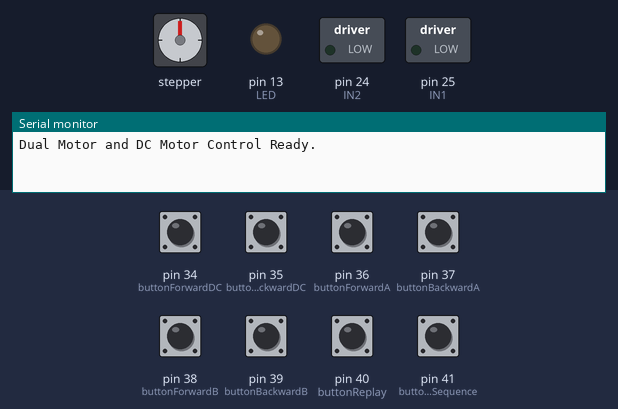
This sketch was run on a simulated Arduino Mega 2560, built with avr-gcc and run on an emulated ATmega2560. On the bench: stepper motor, switched loads named in the sketch (green lamp = pin HIGH), output pins drawn as LEDs (lit = HIGH), the last lines printed to the serial monitor. Dashed ring = blinking. Inputs (shaded band) come from the test bench; at power-on: pin 34 (buttonForwardDC), pin 35 (buttonBackwardDC), pin 36 (buttonForwardA), pin 37 (buttonBackwardA), pin 38 (buttonForwardB), pin 39 (buttonBackwardB), pin 40 (buttonReplay), pin 41 (buttonEraseSequence) HIGH. Stepper angles assume 200 steps per turn.

Above: at 1.2 s.
1.3 s: pin 41 (buttonEraseSequence) pulled LOW for 0.15 s
At 1.5 s:
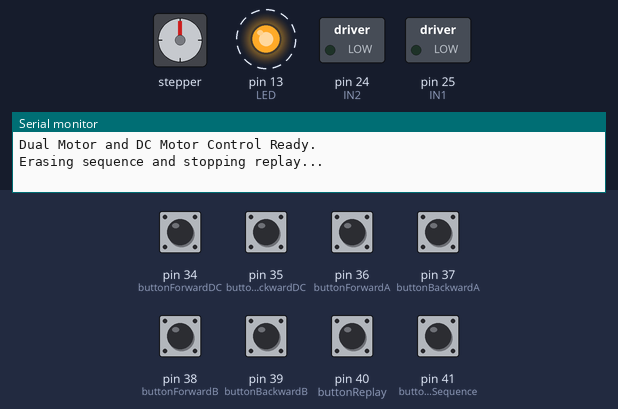
4.3 s: pin 34 (buttonForwardDC) pulled LOW for 0.15 s
At 4.4 s:
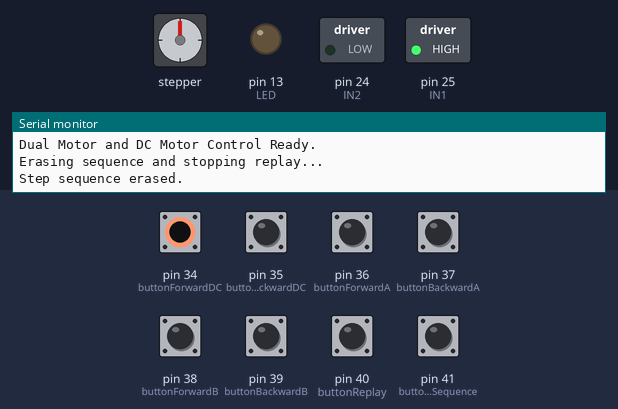
6.0 s: pin 36 (buttonForwardA) pulled LOW for 0.15 s
At 7.1 s:
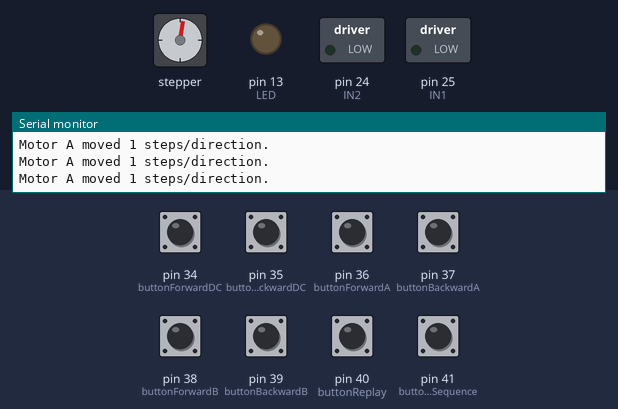
7.6 s: pin 40 (buttonReplay) pulled LOW for 0.15 s
At 9.14 s:
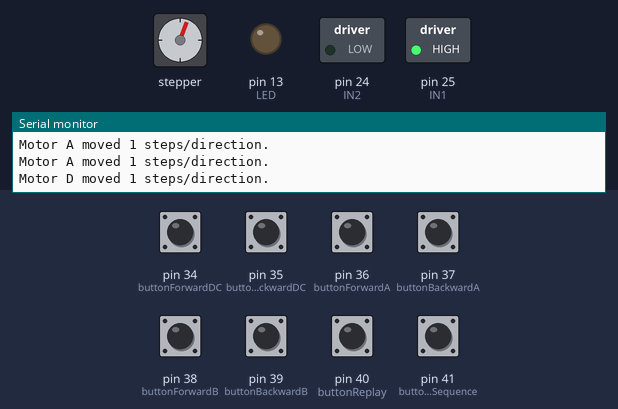
Timing chart, 0 to 57.1 s (numbered marks = the images above; inputs shaded):
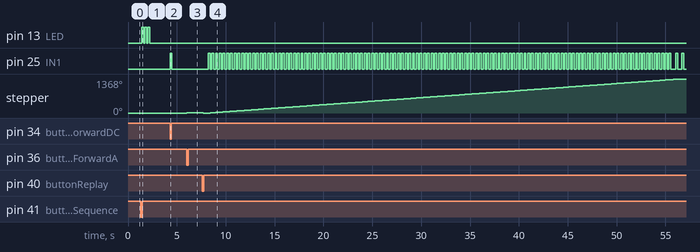

Measured:
- after the input at 1.3 s, pin 13 (LED): alternates HIGH for 0.20 s and LOW for 0.10 s, 6 changes in all, then stays LOW, starting after 0.10 s
- after the input at 4.3 s, pin 25 (IN1): LOW → HIGH at once, → LOW 0.20 s later
- after the input at 6.0 s, stepper: turns 10° clockwise in 0.17 s, starting at once
- after the input at 7.6 s, pin 25 (IN1): goes 124 × (HIGH 0.20 s, LOW 0.18 s), HIGH 0.20 s, LOW 0.51 s, HIGH 0.20 s, LOW 0.38 s, HIGH 0.20 s, then LOW, starting after 0.60 s; stepper: turns 10° counter-clockwise in 0.09 s, then 1368° clockwise in 48.6 s

The sketch:

DC_Motor_REPLAY_Scara_ver2.0.ino
```cpp
#include <AccelStepper.h>

// Motor A (Stepper) pins
#define dirPinA 6
#define stepPinA 7
#define buttonForwardA 36
#define buttonBackwardA 37

// Motor B (Stepper) pins
#define dirPinB 4
#define stepPinB 5
#define buttonForwardB 38
#define buttonBackwardB 39

// DC Motor pins
#define IN1 25    // Direction control pin 1
#define IN2 24    // Direction control pin 2
#define buttonForwardDC 34  // Button for forward direction
#define buttonBackwardDC 35 // Button for backward direction

// Shared control pins
#define buttonReplay 40 // Button to trigger replay
#define buttonEraseSequence 41 // Button to erase the sequence
#define LED 13 // LED for feedback

// Motor interface type (Driver with Step and Direction)
#define motorInterfaceType 1

// Create stepper objects
AccelStepper motorA(motorInterfaceType, stepPinA, dirPinA);
AccelStepper motorB(motorInterfaceType, stepPinB, dirPinB);

// Step recording structure
struct StepRecord {
  char motor;   // 'A', 'B', or 'D' (for DC motor)
  int steps;   // Number of steps or direction (-1 for backward, 1 for forward)
};

// Define a sequence storage array
StepRecord stepSequence[1000]; // Adjust size as needed
int sequenceIndex = 0;         // Index for storing steps
bool recording = true;         // Flag for recording mode
bool replaying = false;        // Flag for continuous replay mode

void setup() {
  // Initialize stepper motors
  motorA.setMaxSpeed(12800);
  motorA.setAcceleration(800);
  motorB.setMaxSpeed(12800);
  motorB.setAcceleration(800);

  // Initialize DC motor pins
  pinMode(IN1, OUTPUT);
  pinMode(IN2, OUTPUT);
  digitalWrite(IN1, LOW);
  digitalWrite(IN2, LOW);

  // Initialize button pins
  pinMode(buttonForwardA, INPUT_PULLUP);
  pinMode(buttonBackwardA, INPUT_PULLUP);
  pinMode(buttonForwardB, INPUT_PULLUP);
  pinMode(buttonBackwardB, INPUT_PULLUP);
  pinMode(buttonForwardDC, INPUT_PULLUP);
  pinMode(buttonBackwardDC, INPUT_PULLUP);
  pinMode(buttonReplay, INPUT_PULLUP);
  pinMode(buttonEraseSequence, INPUT_PULLUP);

  pinMode(LED, OUTPUT);

  Serial.begin(9600);
  Serial.println("Dual Motor and DC Motor Control Ready.");
}

void loop() {
  // Motor A (Stepper) control
  if (!replaying && digitalRead(buttonForwardA) == LOW) {
    performStep('A', 1); // Forward 1 step for Motor A
    delay(1);          // Debounce delay
  }
  if (!replaying && digitalRead(buttonBackwardA) == LOW) {
    performStep('A', -1); // Backward 1 step for Motor A
    delay(1);           // Debounce delay
  }

  // Motor B (Stepper) control
  if (!replaying && digitalRead(buttonForwardB) == LOW) {
    performStep('B', 1); // Forward 1 step for Motor B
    delay(1);          // Debounce delay
  }
  if (!replaying && digitalRead(buttonBackwardB) == LOW) {
    performStep('B', -1); // Backward 1 step for Motor B
    delay(1);           // Debounce delay
  }

  // DC Motor control
  if (!replaying && digitalRead(buttonForwardDC) == LOW) {
    performStep('D', 1); // Forward for DC Motor
    delay(1);          // Debounce delay
  }
  if (!replaying && digitalRead(buttonBackwardDC) == LOW) {
    performStep('D', -1); // Backward for DC Motor
    delay(1);           // Debounce delay
  }

  // Replay button
  if (digitalRead(buttonReplay) == LOW) {
    delay(10); // Debounce delay
    if (!replaying) {
      Serial.println("Replaying recorded steps continuously...");
      homingFunction(); // Move motors to home position before replay
      replaying = true;
    } else {
      Serial.println("Replay stopped.");
      replaying = false;
    }
    delay(500); // Debounce delay to prevent multiple triggers
  }

  // Continuous replay
  if(replaying) {
    replaySequence();
    delay(100);
    if (digitalRead(buttonReplay) == LOW) {
      Serial.println("Replay stopped.");
      replaying = false;
      delay(500); // Debounce delay
    }
  }

  // Erase sequence button
  if (digitalRead(buttonEraseSequence) == LOW) {
    delay(100); // Debounce delay
    Serial.println("Erasing sequence and stopping replay...");
    replaying = false; // Stop replay if running
    eraseSequence();

  }
}

// Perform step or DC motor action
void performStep(char motor, int steps) {
  if (motor == 'A' || motor == 'B') {
    AccelStepper* selectedMotor = (motor == 'A') ? &motorA : &motorB;
    selectedMotor->move(steps);
    while (selectedMotor->distanceToGo() != 0) {
      selectedMotor->run();
    }
  } else if (motor == 'D') { // DC Motor
    if (steps > 0) { // Forward
      digitalWrite(IN1, HIGH);
      digitalWrite(IN2, LOW);
    } else { // Backward
      digitalWrite(IN1, LOW);
      digitalWrite(IN2, HIGH);
    }
    delay(100); // Simulate a motor run duration
    digitalWrite(IN1, LOW);
    digitalWrite(IN2, LOW);
  }

  // Record the step if in recording mode
  if (recording) {
    if (sequenceIndex < 1000) {
      stepSequence[sequenceIndex] = {motor, steps};
      sequenceIndex++;
    } else {
      Serial.println("Step sequence memory full!");
    }
  }

  Serial.print("Motor ");
  Serial.print(motor);
  Serial.print(" moved ");
  Serial.print(steps);
  Serial.println(" steps/direction.");
}

// Replay the recorded sequence
void replaySequence() {
  for (int i = 0; i < sequenceIndex; i++) {
    performStep(stepSequence[i].motor, stepSequence[i].steps);
  }
  Serial.println("Replay cycle complete.");
}

// Erase the recorded sequence
void eraseSequence() {
  replaying = false; // Stop replay if running
  sequenceIndex = 0; // Reset the sequence index
  flash_LED(3);
  Serial.println("Step sequence erased.");
}

// Flash LED for feedback
void flash_LED(int t) {
  for (int i = 0; i < t; i++) {
    digitalWrite(LED, HIGH);
    delay(200);
    digitalWrite(LED, LOW);
    delay(100);
  }
}

// Homing function
void homingFunction() {
  Serial.println("Homing motors...");
  motorA.moveTo(0);
  motorB.moveTo(0);
  while (motorA.distanceToGo() != 0 || motorB.distanceToGo() != 0) {
    motorA.run();
    motorB.run();
  }
  Serial.println("Motors homed.");
}
```
